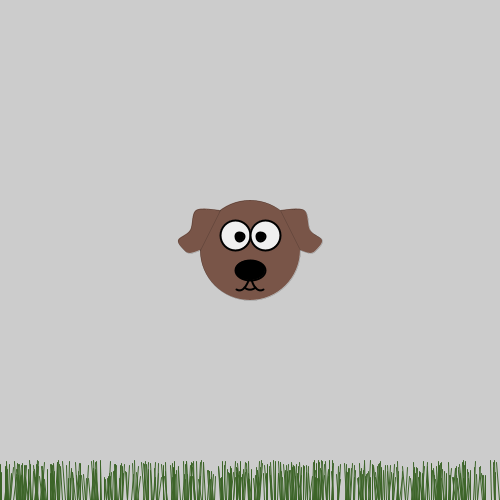
Frame 1 (no input)
Frame 60 (the mouse pressed at the canvas centre just before this capture): identical to frame 1, image omitted
Frame 120 (the mouse held since frame 60 and released just before this capture): identical to frame 1, image omitted

The Processing sketch that drew this single still picture (run headless with seeded random() and noise(); from frame 60 on, the mouse is pressed at the canvas centre):

// Processing sketch: Question_1
// ── Question_1.pde
void setup() {
  size(500,500);
  int p = 0;
  while (p < 500) {
    float rand = random(0,width);
    stroke(60,100,40);
    line(rand, height, rand+random(-3,3), height - random(20,40));
    p++;
  }
  draw_doggo(width/2, height/2, 100, color(#795548));
}

void draw() {
  
}

void draw_doggo(float x, float y, int doggo_diameter, color doggo_color)
{
  // Declared a local variable for the size of the eye and pupil so that 
  // its easier to read when I draw them later.
  float eye_diameter = 0.3*doggo_diameter;
  float pupil_diameter = 0.3*eye_diameter;

  // Drawing the head//
  fill(doggo_color);
  stroke(0);
  strokeWeight(0);
  ellipse(x, y, doggo_diameter, doggo_diameter);
  
  // Drawing the Ears //
  // These 
  //Right Ear//
  beginShape();
  curveVertex(x + eye_diameter, y - 0.4*doggo_diameter); // the first control point
  curveVertex(x + eye_diameter, y - 0.4*doggo_diameter); // is also the start point of curve
  curveVertex(x + 1.8 *eye_diameter, y - 0.4*doggo_diameter);
  curveVertex(x + 2.0 *eye_diameter, y - 0.2*doggo_diameter);
  curveVertex(x + 2.4 *eye_diameter, y - 0.1*doggo_diameter);
  curveVertex(x + 2.2*eye_diameter, y );
  curveVertex(x + 2.0*eye_diameter, y + 0.1*eye_diameter );
  curveVertex(x+0.5*doggo_diameter, y); // the last point of curve
  curveVertex(x+0.5*doggo_diameter, y); // is also the last control point
  endShape(CLOSE);
  
  //Left Ear//
  beginShape();
  curveVertex(x - eye_diameter, y - 0.4*doggo_diameter); // the first control point
  curveVertex(x - eye_diameter, y - 0.4*doggo_diameter); // is also the start point of curve
  curveVertex(x - 1.8 *eye_diameter, y - 0.4*doggo_diameter);
  curveVertex(x - 2.0 *eye_diameter, y - 0.2*doggo_diameter);
  curveVertex(x - 2.4 *eye_diameter, y - 0.1*doggo_diameter);
  curveVertex(x - 2.2*eye_diameter, y );
  curveVertex(x - 2.0*eye_diameter, y + 0.1*eye_diameter );
  curveVertex(x-0.5*doggo_diameter, y); // the last point of curve
  curveVertex(x-0.5*doggo_diameter, y); // is also the last control point
  endShape(CLOSE);

  // Drawing the Eyes//
  fill(240);
  strokeWeight(2);
  ellipse(x-0.5*eye_diameter, y-0.5*eye_diameter, eye_diameter, eye_diameter);
  ellipse(x+0.5*eye_diameter, y-0.5*eye_diameter, eye_diameter, eye_diameter);

  // Drawing the Pupils//
  fill(0);
  ellipse((x-0.5*eye_diameter)+0.5*pupil_diameter, y-0.45*eye_diameter, pupil_diameter, pupil_diameter);
  ellipse((x+0.5*eye_diameter)-0.5*pupil_diameter, y-0.45*eye_diameter, pupil_diameter, pupil_diameter);

  // Nose//
  ellipse(x, y+0.2*doggo_diameter, doggo_diameter*0.3, doggo_diameter*0.2);

  // Mouth//
  noFill();
  arc(x+0.1*doggo_diameter, y+0.2*doggo_diameter, 0.2*doggo_diameter, 0.4*doggo_diameter, 0.4*PI, PI); 
  arc(x-0.1*doggo_diameter, y+0.2*doggo_diameter, 0.2*doggo_diameter, 0.4*doggo_diameter, 0, 0.6*PI); 
  arc(x+0*doggo_diameter, y+0.25*doggo_diameter, 0.2*doggo_diameter, 0.3*doggo_diameter, 0.325*PI, 0.675*PI);
  
}
